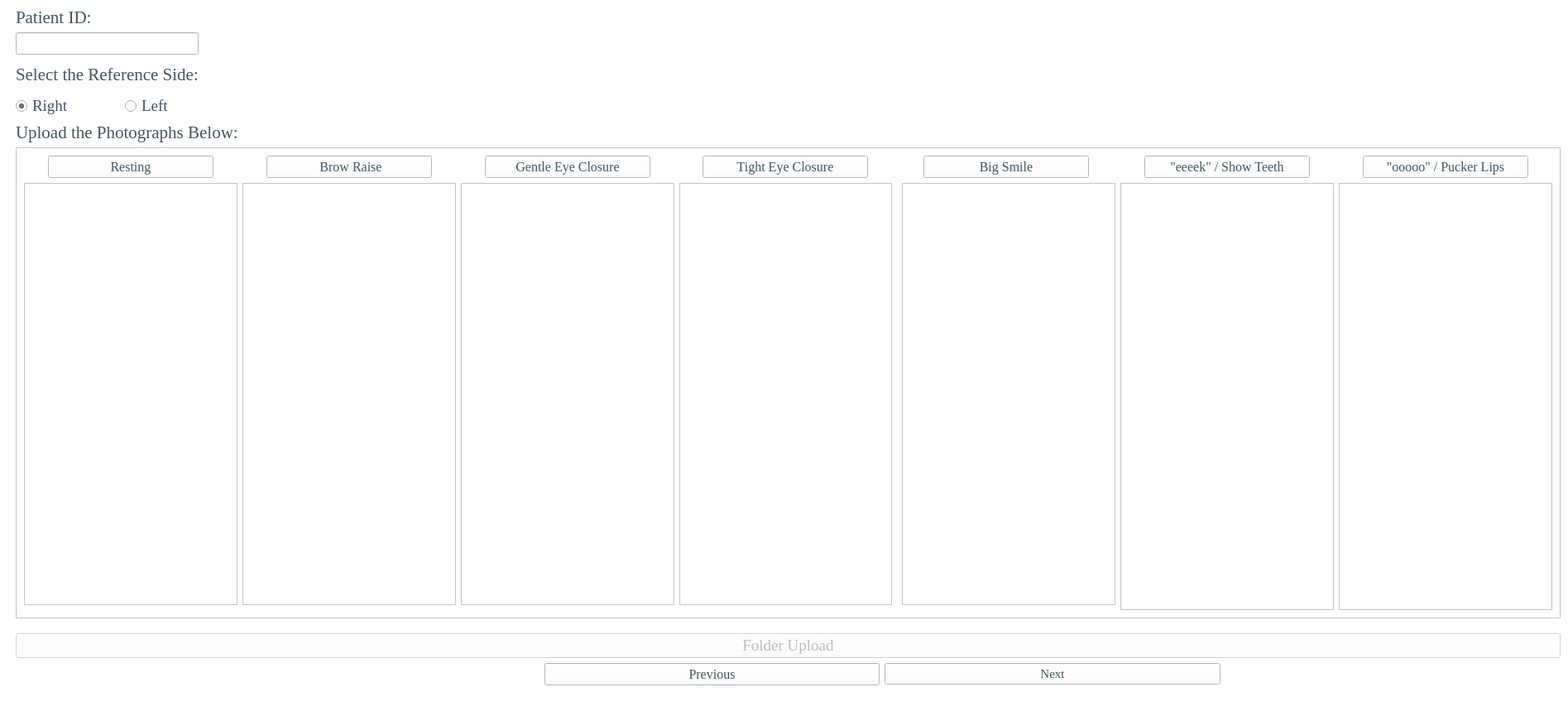
<?xml version="1.0" encoding="UTF-8"?>
<ui version="4.0">
 <class>MainWindow</class>
 <widget class="QMainWindow" name="MainWindow">
  <property name="geometry">
   <rect>
    <x>0</x>
    <y>0</y>
    <width>1895</width>
    <height>859</height>
   </rect>
  </property>
  <property name="sizePolicy">
   <sizepolicy hsizetype="Preferred" vsizetype="Preferred">
    <horstretch>0</horstretch>
    <verstretch>0</verstretch>
   </sizepolicy>
  </property>
  <property name="minimumSize">
   <size>
    <width>0</width>
    <height>0</height>
   </size>
  </property>
  <property name="maximumSize">
   <size>
    <width>2029</width>
    <height>99999</height>
   </size>
  </property>
  <property name="windowTitle">
   <string>Selection Window</string>
  </property>
  <property name="windowIcon">
   <iconset>
    <normaloff>../icons/Home_logo_square.jpg</normaloff>../icons/Home_logo_square.jpg</iconset>
  </property>
  <property name="styleSheet">
   <string notr="true">background-color: rgb(255, 255, 255);</string>
  </property>
  <widget class="QWidget" name="centralwidget">
   <layout class="QGridLayout" name="gridLayout_2">
    <item row="0" column="1" colspan="6">
     <widget class="QLabel" name="label">
      <property name="font">
       <font>
        <family>Times New Roman</family>
        <pointsize>16</pointsize>
       </font>
      </property>
      <property name="styleSheet">
       <string notr="true">color: rgb(68, 85, 95);</string>
      </property>
      <property name="text">
       <string>Patient ID:</string>
      </property>
     </widget>
    </item>
    <item row="11" column="5">
     <widget class="QPushButton" name="nextButton">
      <property name="font">
       <font>
        <family>Times New Roman</family>
        <pointsize>11</pointsize>
       </font>
      </property>
      <property name="styleSheet">
       <string notr="true">color: rgb(68, 85, 95);</string>
      </property>
      <property name="text">
       <string>Next</string>
      </property>
     </widget>
    </item>
    <item row="1" column="1" colspan="2">
     <widget class="QLineEdit" name="patientIDLineEdit">
      <property name="font">
       <font>
        <family>Times New Roman</family>
        <pointsize>12</pointsize>
       </font>
      </property>
     </widget>
    </item>
    <item row="11" column="4">
     <widget class="QPushButton" name="previousButton">
      <property name="font">
       <font>
        <family>Times New Roman</family>
        <pointsize>12</pointsize>
       </font>
      </property>
      <property name="styleSheet">
       <string notr="true">color: rgb(68, 85, 95);</string>
      </property>
      <property name="text">
       <string>Previous</string>
      </property>
     </widget>
    </item>
    <item row="6" column="1" colspan="6">
     <widget class="QLabel" name="label_12">
      <property name="font">
       <font>
        <family>Times New Roman</family>
        <pointsize>16</pointsize>
       </font>
      </property>
      <property name="styleSheet">
       <string notr="true">color: rgb(68, 85, 95);</string>
      </property>
      <property name="text">
       <string>Upload the Photographs Below:</string>
      </property>
      <property name="alignment">
       <set>Qt::AlignLeading|Qt::AlignLeft|Qt::AlignVCenter</set>
      </property>
     </widget>
    </item>
    <item row="0" column="0" rowspan="12">
     <spacer name="verticalSpacer">
      <property name="orientation">
       <enum>Qt::Vertical</enum>
      </property>
      <property name="sizeHint" stdset="0">
       <size>
        <width>10</width>
        <height>40</height>
       </size>
      </property>
     </spacer>
    </item>
    <item row="7" column="1" colspan="6">
     <widget class="QFrame" name="frame">
      <property name="styleSheet">
       <string notr="true">border-color: rgb(0, 0, 0);</string>
      </property>
      <property name="frameShape">
       <enum>QFrame::StyledPanel</enum>
      </property>
      <property name="frameShadow">
       <enum>QFrame::Plain</enum>
      </property>
      <property name="lineWidth">
       <number>1</number>
      </property>
      <layout class="QGridLayout" name="gridLayout">
       <item row="2" column="6" colspan="2" alignment="Qt::AlignHCenter">
        <widget class="QPushButton" name="loadPhotoBSButton">
         <property name="sizePolicy">
          <sizepolicy hsizetype="Fixed" vsizetype="Fixed">
           <horstretch>0</horstretch>
           <verstretch>0</verstretch>
          </sizepolicy>
         </property>
         <property name="minimumSize">
          <size>
           <width>200</width>
           <height>0</height>
          </size>
         </property>
         <property name="font">
          <font>
           <family>Times New Roman</family>
           <pointsize>12</pointsize>
          </font>
         </property>
         <property name="styleSheet">
          <string notr="true">color: rgb(68, 85, 95);</string>
         </property>
         <property name="text">
          <string>Big Smile</string>
         </property>
        </widget>
       </item>
       <item row="3" column="7">
        <widget class="ImageDisplay" name="bigSmileDisplay">
         <property name="sizePolicy">
          <sizepolicy hsizetype="Expanding" vsizetype="Expanding">
           <horstretch>0</horstretch>
           <verstretch>0</verstretch>
          </sizepolicy>
         </property>
        </widget>
       </item>
       <item row="3" column="2">
        <widget class="ImageDisplay" name="gentleEyeClosureDisplay"/>
       </item>
       <item row="3" column="8" rowspan="2">
        <widget class="ImageDisplay" name="eeeekDisplay"/>
       </item>
       <item row="2" column="9" alignment="Qt::AlignHCenter">
        <widget class="QPushButton" name="loadPhotooooooButton">
         <property name="sizePolicy">
          <sizepolicy hsizetype="Fixed" vsizetype="Fixed">
           <horstretch>0</horstretch>
           <verstretch>0</verstretch>
          </sizepolicy>
         </property>
         <property name="minimumSize">
          <size>
           <width>200</width>
           <height>0</height>
          </size>
         </property>
         <property name="font">
          <font>
           <family>Times New Roman</family>
           <pointsize>12</pointsize>
          </font>
         </property>
         <property name="styleSheet">
          <string notr="true">color: rgb(68, 85, 95);</string>
         </property>
         <property name="text">
          <string>&quot;ooooo&quot; / Pucker Lips</string>
         </property>
        </widget>
       </item>
       <item row="2" column="4" alignment="Qt::AlignHCenter">
        <widget class="QPushButton" name="loadPhotoTECButton">
         <property name="sizePolicy">
          <sizepolicy hsizetype="Fixed" vsizetype="Fixed">
           <horstretch>0</horstretch>
           <verstretch>0</verstretch>
          </sizepolicy>
         </property>
         <property name="minimumSize">
          <size>
           <width>200</width>
           <height>0</height>
          </size>
         </property>
         <property name="font">
          <font>
           <family>Times New Roman</family>
           <pointsize>12</pointsize>
          </font>
         </property>
         <property name="styleSheet">
          <string notr="true">color: rgb(68, 85, 95);</string>
         </property>
         <property name="text">
          <string>Tight Eye Closure</string>
         </property>
        </widget>
       </item>
       <item row="3" column="1">
        <widget class="ImageDisplay" name="browRaiseDisplay"/>
       </item>
       <item row="3" column="4">
        <widget class="ImageDisplay" name="tightEyeClosureDisplay"/>
       </item>
       <item row="2" column="0" alignment="Qt::AlignHCenter">
        <widget class="QPushButton" name="loadPhotoRButton">
         <property name="sizePolicy">
          <sizepolicy hsizetype="Fixed" vsizetype="Fixed">
           <horstretch>0</horstretch>
           <verstretch>0</verstretch>
          </sizepolicy>
         </property>
         <property name="minimumSize">
          <size>
           <width>200</width>
           <height>0</height>
          </size>
         </property>
         <property name="font">
          <font>
           <family>Times New Roman</family>
           <pointsize>12</pointsize>
          </font>
         </property>
         <property name="styleSheet">
          <string notr="true">color: rgb(68, 85, 95);</string>
         </property>
         <property name="text">
          <string>Resting</string>
         </property>
        </widget>
       </item>
       <item row="2" column="1" alignment="Qt::AlignHCenter">
        <widget class="QPushButton" name="loadPhotoBRButton">
         <property name="sizePolicy">
          <sizepolicy hsizetype="Fixed" vsizetype="Fixed">
           <horstretch>0</horstretch>
           <verstretch>0</verstretch>
          </sizepolicy>
         </property>
         <property name="minimumSize">
          <size>
           <width>200</width>
           <height>0</height>
          </size>
         </property>
         <property name="font">
          <font>
           <family>Times New Roman</family>
           <pointsize>12</pointsize>
          </font>
         </property>
         <property name="styleSheet">
          <string notr="true">color: rgb(68, 85, 95);</string>
         </property>
         <property name="text">
          <string> Brow Raise</string>
         </property>
        </widget>
       </item>
       <item row="2" column="2" alignment="Qt::AlignHCenter">
        <widget class="QPushButton" name="loadPhotoGECButton">
         <property name="sizePolicy">
          <sizepolicy hsizetype="Fixed" vsizetype="Fixed">
           <horstretch>0</horstretch>
           <verstretch>0</verstretch>
          </sizepolicy>
         </property>
         <property name="minimumSize">
          <size>
           <width>200</width>
           <height>0</height>
          </size>
         </property>
         <property name="font">
          <font>
           <family>Times New Roman</family>
           <pointsize>12</pointsize>
          </font>
         </property>
         <property name="styleSheet">
          <string notr="true">color: rgb(68, 85, 95);</string>
         </property>
         <property name="text">
          <string>Gentle Eye Closure</string>
         </property>
        </widget>
       </item>
       <item row="2" column="8" alignment="Qt::AlignHCenter">
        <widget class="QPushButton" name="loadPhotoeeeekButton">
         <property name="sizePolicy">
          <sizepolicy hsizetype="Fixed" vsizetype="Fixed">
           <horstretch>0</horstretch>
           <verstretch>0</verstretch>
          </sizepolicy>
         </property>
         <property name="minimumSize">
          <size>
           <width>200</width>
           <height>0</height>
          </size>
         </property>
         <property name="font">
          <font>
           <family>Times New Roman</family>
           <pointsize>12</pointsize>
          </font>
         </property>
         <property name="styleSheet">
          <string notr="true">color: rgb(68, 85, 95);</string>
         </property>
         <property name="text">
          <string>&quot;eeeek&quot; / Show Teeth</string>
         </property>
        </widget>
       </item>
       <item row="3" column="0">
        <widget class="ImageDisplay" name="restingDisplay"/>
       </item>
       <item row="3" column="9" rowspan="2">
        <widget class="ImageDisplay" name="oooooDisplay"/>
       </item>
      </layout>
     </widget>
    </item>
    <item row="5" column="1">
     <widget class="QRadioButton" name="rightSideButton">
      <property name="sizePolicy">
       <sizepolicy hsizetype="Fixed" vsizetype="Fixed">
        <horstretch>0</horstretch>
        <verstretch>0</verstretch>
       </sizepolicy>
      </property>
      <property name="font">
       <font>
        <family>Times New Roman</family>
        <pointsize>14</pointsize>
       </font>
      </property>
      <property name="styleSheet">
       <string notr="true">color: rgb(68, 85, 95);</string>
      </property>
      <property name="text">
       <string>Right </string>
      </property>
      <property name="checked">
       <bool>true</bool>
      </property>
     </widget>
    </item>
    <item row="3" column="1" colspan="2">
     <widget class="QLabel" name="label_11">
      <property name="font">
       <font>
        <family>Times New Roman</family>
        <pointsize>16</pointsize>
       </font>
      </property>
      <property name="styleSheet">
       <string notr="true">color: rgb(68, 85, 95);</string>
      </property>
      <property name="text">
       <string>Select the Reference Side:</string>
      </property>
      <property name="alignment">
       <set>Qt::AlignLeading|Qt::AlignLeft|Qt::AlignVCenter</set>
      </property>
     </widget>
    </item>
    <item row="5" column="2">
     <widget class="QRadioButton" name="leftSideButton">
      <property name="sizePolicy">
       <sizepolicy hsizetype="Fixed" vsizetype="Fixed">
        <horstretch>0</horstretch>
        <verstretch>0</verstretch>
       </sizepolicy>
      </property>
      <property name="font">
       <font>
        <family>Times New Roman</family>
        <pointsize>14</pointsize>
       </font>
      </property>
      <property name="styleSheet">
       <string notr="true">color: rgb(68, 85, 95);</string>
      </property>
      <property name="text">
       <string>Left </string>
      </property>
     </widget>
    </item>
    <item row="10" column="1" colspan="6">
     <widget class="QPushButton" name="PrevsPostButton">
      <property name="enabled">
       <bool>false</bool>
      </property>
      <property name="font">
       <font>
        <family>Times New Roman</family>
        <pointsize>14</pointsize>
       </font>
      </property>
      <property name="styleSheet">
       <string notr="true">color rgb(204, 204, 204)</string>
      </property>
      <property name="text">
       <string>Folder Upload</string>
      </property>
      <property name="checkable">
       <bool>false</bool>
      </property>
      <property name="checked">
       <bool>false</bool>
      </property>
      <property name="autoRepeat">
       <bool>false</bool>
      </property>
      <property name="autoExclusive">
       <bool>false</bool>
      </property>
      <property name="autoRepeatDelay">
       <number>0</number>
      </property>
      <property name="autoRepeatInterval">
       <number>0</number>
      </property>
     </widget>
    </item>
   </layout>
  </widget>
  <widget class="QMenuBar" name="menubar">
   <property name="geometry">
    <rect>
     <x>0</x>
     <y>0</y>
     <width>1895</width>
     <height>26</height>
    </rect>
   </property>
  </widget>
  <widget class="QStatusBar" name="statusbar"/>
 </widget>
 <customwidgets>
  <customwidget>
   <class>ImageDisplay</class>
   <extends>QGraphicsView</extends>
   <header>ImageDisplay.h</header>
  </customwidget>
 </customwidgets>
 <resources/>
 <connections/>
</ui>
